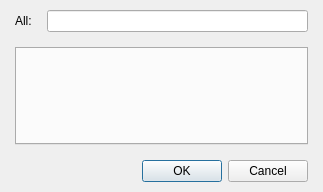
<?xml version="1.0" encoding="UTF-8"?>
<ui version="4.0">
 <class>DialogSystemTranslatable</class>
 <widget class="QDialog" name="DialogSystemTranslatable">
  <property name="geometry">
   <rect>
    <x>0</x>
    <y>0</y>
    <width>323</width>
    <height>192</height>
   </rect>
  </property>
  <property name="windowTitle">
   <string>Set name...</string>
  </property>
  <layout class="QGridLayout" name="gridLayout">
   <property name="leftMargin">
    <number>15</number>
   </property>
   <property name="topMargin">
    <number>10</number>
   </property>
   <property name="rightMargin">
    <number>15</number>
   </property>
   <property name="bottomMargin">
    <number>10</number>
   </property>
   <item row="0" column="0">
    <layout class="QVBoxLayout" name="verticalLayout_2" stretch="1,0">
     <property name="spacing">
      <number>15</number>
     </property>
     <item>
      <layout class="QVBoxLayout" name="verticalLayout" stretch="0,1">
       <item>
        <layout class="QHBoxLayout" name="horizontalLayout" stretch="0,0">
         <item>
          <widget class="QLabel" name="labelAll">
           <property name="text">
            <string>All:</string>
           </property>
          </widget>
         </item>
         <item>
          <widget class="QLineEdit" name="lineEditAll"/>
         </item>
        </layout>
       </item>
       <item>
        <widget class="QTabWidget" name="tabWidget">
         <property name="currentIndex">
          <number>-1</number>
         </property>
        </widget>
       </item>
      </layout>
     </item>
     <item>
      <widget class="QDialogButtonBox" name="buttonBox">
       <property name="orientation">
        <enum>Qt::Horizontal</enum>
       </property>
       <property name="standardButtons">
        <set>QDialogButtonBox::Cancel|QDialogButtonBox::Ok</set>
       </property>
      </widget>
     </item>
    </layout>
   </item>
  </layout>
 </widget>
 <resources/>
 <connections>
  <connection>
   <sender>buttonBox</sender>
   <signal>accepted()</signal>
   <receiver>DialogSystemTranslatable</receiver>
   <slot>accept()</slot>
   <hints>
    <hint type="sourcelabel">
     <x>248</x>
     <y>254</y>
    </hint>
    <hint type="destinationlabel">
     <x>157</x>
     <y>274</y>
    </hint>
   </hints>
  </connection>
  <connection>
   <sender>buttonBox</sender>
   <signal>rejected()</signal>
   <receiver>DialogSystemTranslatable</receiver>
   <slot>reject()</slot>
   <hints>
    <hint type="sourcelabel">
     <x>316</x>
     <y>260</y>
    </hint>
    <hint type="destinationlabel">
     <x>286</x>
     <y>274</y>
    </hint>
   </hints>
  </connection>
 </connections>
</ui>
